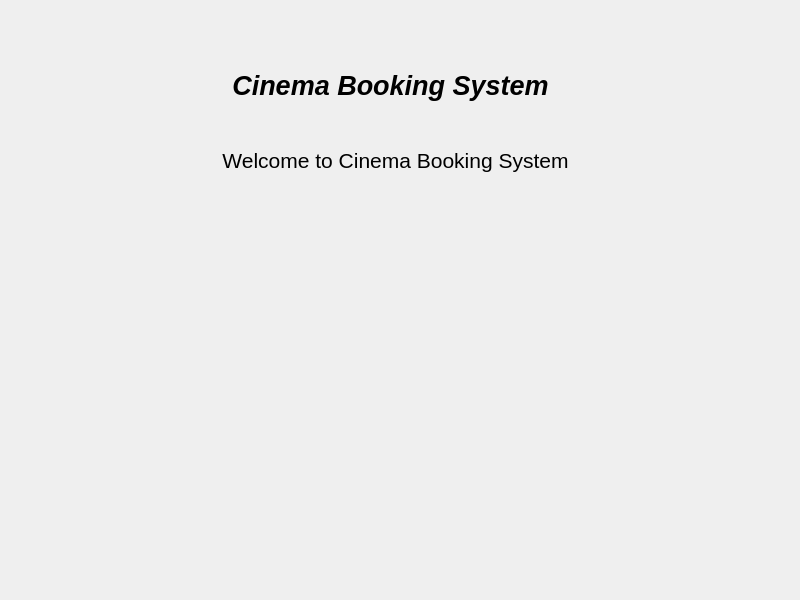
<?xml version="1.0" encoding="UTF-8"?>
<ui version="4.0">
 <class>MainWindow</class>
 <widget class="QMainWindow" name="MainWindow">
  <property name="geometry">
   <rect>
    <x>0</x>
    <y>0</y>
    <width>800</width>
    <height>600</height>
   </rect>
  </property>
  <property name="windowTitle">
   <string>MainWindow</string>
  </property>
  <widget class="QWidget" name="centralwidget">
   <widget class="QLabel" name="label">
    <property name="geometry">
     <rect>
      <x>190</x>
      <y>30</y>
      <width>401</width>
      <height>111</height>
     </rect>
    </property>
    <property name="font">
     <font>
      <pointsize>20</pointsize>
      <italic>true</italic>
      <bold>true</bold>
     </font>
    </property>
    <property name="text">
     <string>Cinema Booking System</string>
    </property>
    <property name="alignment">
     <set>Qt::AlignCenter</set>
    </property>
   </widget>
   <widget class="QLabel" name="label_6">
    <property name="geometry">
     <rect>
      <x>160</x>
      <y>100</y>
      <width>471</width>
      <height>121</height>
     </rect>
    </property>
    <property name="font">
     <font>
      <pointsize>16</pointsize>
     </font>
    </property>
    <property name="text">
     <string>Welcome to Cinema Booking System</string>
    </property>
    <property name="alignment">
     <set>Qt::AlignCenter</set>
    </property>
   </widget>
  </widget>
 </widget>
 <resources/>
 <connections/>
</ui>
